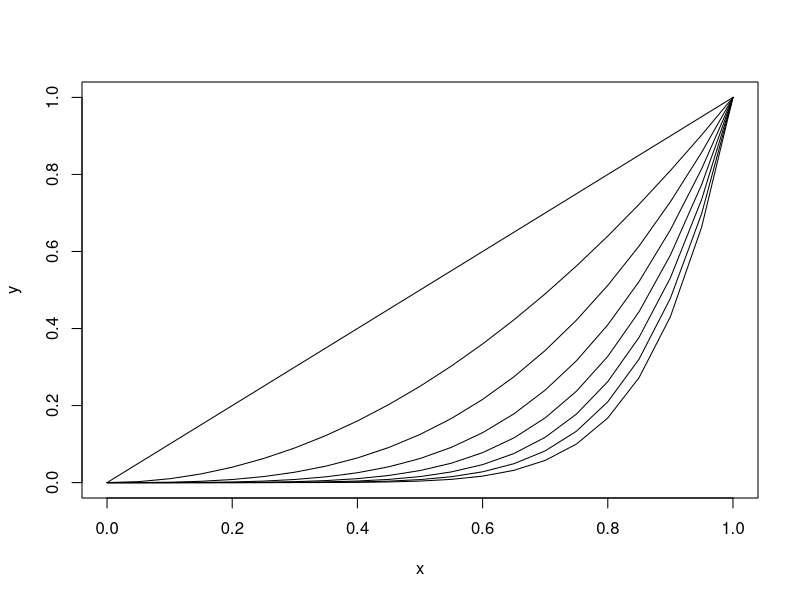

Write the R code that produced this figure.
#################
### Functions ###
#################
# Example:

hist.with.normal <- function(x, xlab=deparse(substitute(x)),...)
{
  h <- hist(x, plot=F, ...)
  s <- sd(x)
  m <- mean(x)
  ylim <- range(0,h$density,dnorm(0,sd=s))
  hist(x, freq=F, ylim=ylim, xlab=xlab, ...)
  curve(dnorm(x,m,s), add=T)
}

# "xlab" has a default value if its not provided
# The "..." in the header acts as a special argument that collects the rest of 
# arguments provided to the functions. They are passed in the two calls to hist.

####################
### Flow control ###
####################
# R is a true programming language that allows conditional execution and 
# looping constructs
y <- 12345
x <- y/2
while (abs(x*x-y) > 1e-10) x <- (x + y/x)/2
x
# A variation for this could be:
x <- y/2
repeat{
  x <- (x + y/x)/2
  if (abs(x*x-y) < 1e-10) break
}
x
# The most common used loop is the loop For
x <- seq(0, 1,.05)
plot(x, x, ylab="y", type="l")
for ( j in 2:8 ) lines(x, x^j)